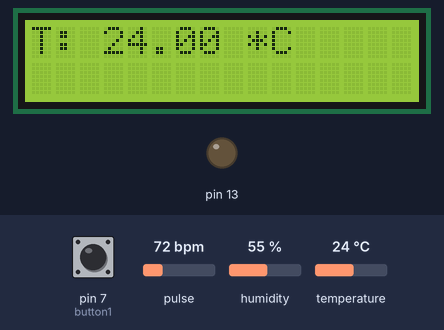
The sketch below on a simulated Arduino Uno, built with avr-gcc and run on an emulated ATmega328P. Parts: 16×2 character LCD, output pins drawn as LEDs (lit = HIGH). Inputs (shaded band) come from the test bench; at power-on: pulse 72 bpm, temperature 24 °C, pin 7 (button1) HIGH, humidity 55 %. What the sketch prints to the serial monitor is not drawn.

Above: at 4.9 s.
5.0 s: pulse set to 42 bpm
8.6 s: temperature set to 12 °C
At 10.7 s:
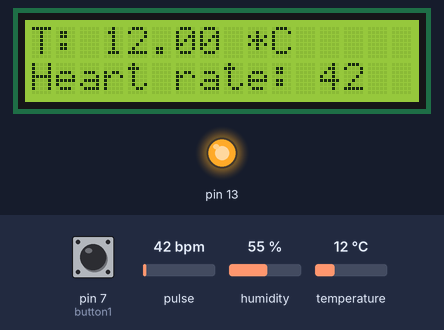
15.5 s: pin 7 (button1) pulled LOW for 2.55 s
At 24.1 s:
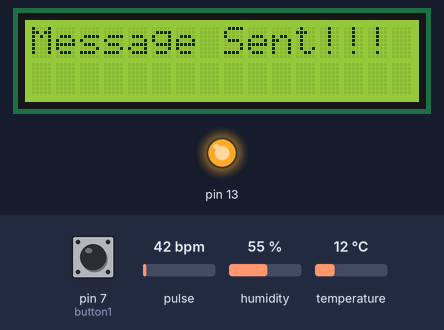
24.6 s: pulse set to 70 bpm
At 26.2 s:
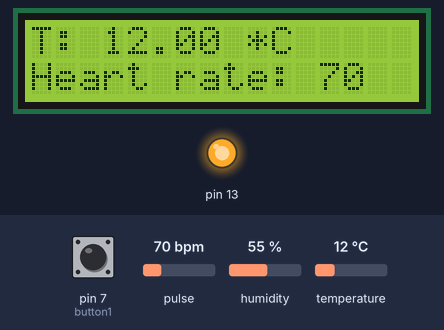
27.5 s: temperature set to 19 °C
At 30.1 s:
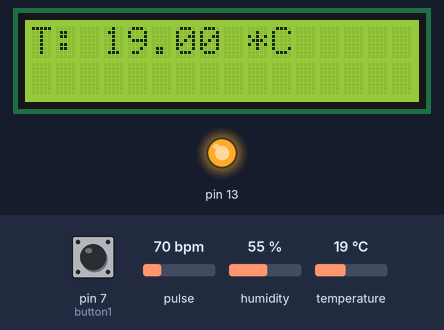
31.0 s: pulse set to 100 bpm
At 35.9 s:
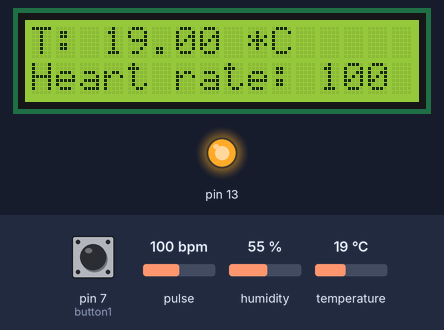
Timing chart, 0 to 37.4 s (numbered marks = the images above; inputs shaded):
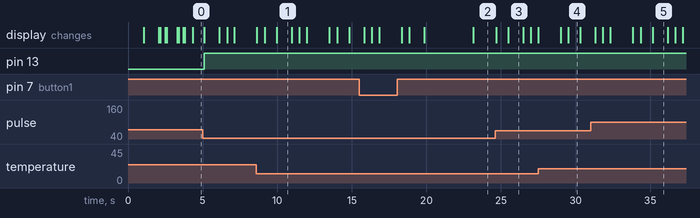

Measured:
- after the input at 15.5 s, the display: first differs from a run without the input after 2.8 s (image 2 shows a later state)
- what the display in image 1 shows lasts 1.0 s, from 10.0 s to 11.0 s
- what the display in image 4 shows lasts 0.8 s, from 29.5 s to 30.3 s

The sketch:

new.ino
```cpp
#include "DHT.h"
#define DHTPIN 2
#define DHTTYPE DHT11
DHT dht(DHTPIN, DHTTYPE);
#include <GSM.h>
#define PINNUMBER ""
GSM gsmAccess;
GSM_SMS sms;
#include <Wire.h>
#include <LiquidCrystal.h>
const int rs=53,e=52,d4=48,d5=49,d6=50,d7=51;
LiquidCrystal lcd(rs,e,d4,d5,d6,d7);
#define USE_ARDUINO_INTERRUPTS true
#include <PulseSensorPlayground.h>

const int PulseWire = 0;
const int LED13 = 13;
int Threshold = 550;

PulseSensorPlayground pulseSensor;

#define button1 7
bool button_state=0;
float t,f;
int myBPM,k=0;

char remoteNumber[15]= "+919424527610";
 char txtMsg1[30]="The temperature measured is:";
 char txtMsg2[30]="The heart beat measured is:";
 char u1[3]="*C";
 char u2[17]="beats per minute";

void setup()
{
 Serial.begin(9600);
 pinMode(button1, INPUT_PULLUP);
 lcd.begin(16,2);
 lcd.setCursor(0,0);
 lcd.print("Initializing...");
 delay(1000);
 lcd.clear();
 dht.begin();
 pulseSensor.analogInput(PulseWire);
 pulseSensor.blinkOnPulse(LED13);
 pulseSensor.setThreshold(Threshold);

 if (pulseSensor.begin())
   {
    lcd.setCursor(0,0);
    lcd.print("Patient Health");
    lcd.setCursor(0,1);
    lcd.print("Monitoring systm");
    delay(1000);
   }
 lcd.clear();
 lcd.setCursor(0,0);
 lcd.print("To measure the");
 delay(100);
 lcd.setCursor(0,1);
 lcd.print("temperatuer");
 delay(300);
 lcd.clear();
 lcd.setCursor(0,0);
 lcd.print("put finger on te");
 delay(100);
 lcd.setCursor(0,1);
 lcd.print("mperature sensor");
 delay(700);
 lcd.clear();
 lcd.setCursor(0,0);
 lcd.print("To measure the");
 delay(100);
 lcd.setCursor(0,1);
 lcd.print("heart rate");
 delay(300);
 lcd.clear();
 lcd.setCursor(0,0);
 lcd.print("put finger on");
 delay(100);
 lcd.setCursor(0,1);
 lcd.print("heartbeat sensor");
}
void loop()
{
 delay(500);
 t = dht.readTemperature();
 f = dht.readTemperature(true);
 myBPM = pulseSensor.getBeatsPerMinute();
 lcd.clear();
 lcd.setCursor(0,0);
 lcd.print("T: ");
 lcd.print(t);
 lcd.print(" *C ");
 delay(800);
 if (pulseSensor.sawStartOfBeat())
 {
  lcd.setCursor(0,1);
  lcd.print("Heart rate: ");
  lcd.print(myBPM);
 }
 delay(1000);
 lcd.clear();
 lcd.setCursor(0,0);
 lcd.print("if you want to");
 lcd.setCursor(0,1);
 lcd.print("send message");
 delay(500);
 lcd.clear();
 lcd.setCursor(0,0);
 lcd.print("press the button");
 delay(500);
 lcd.setCursor(0,1);
 lcd.print("now");
 delay(1000);
 button_state= digitalRead(button1);
 delay(500);
   if(button_state == LOW)
      {
         lcd.clear();
         lcd.setCursor(0,0);
         lcd.print("button pressed!!!");
         delay(500);
         sendSMS();
         loop();
      }
   else
     {
      lcd.clear();
      lcd.setCursor(0,0);
      lcd.print("Reading again!!!");
      loop();
     }
}

 void sendSMS()
 {
 lcd.clear();
 lcd.setCursor(0,0);
 lcd.print("Msg to number: ");
 lcd.setCursor(0,1);
 lcd.print(remoteNumber);
 delay(1000);
 lcd.clear();
 lcd.setCursor(0,0);
 lcd.print("SENDING...");
 delay(700);
if(sms.beginSMS(remoteNumber))
 {
  k=k+1;
  sms.print(txtMsg1);
  sms.print(t);
  sms.print(u1);
  sms.print(txtMsg2);
  sms.print(myBPM);
  sms.print(u2);
 }
 if(k==1)
  {
    Serial.println("Text Sent!!!");
    k=k+1;
  }
 delay(1000);
 recSMS();
 sms.endSMS();
}
void recSMS()
{
  if(k==2)
   {
    Serial.println("The received text is...");
    delay(500);
    Serial.println(txtMsg1);
    Serial.println(t);
    Serial.println(u1);
    delay(100);
    Serial.println(txtMsg2);
    Serial.println(myBPM);
    Serial.println(u2);
    delay(1000);
    lcd.clear();
    lcd.setCursor(0,0);
    lcd.print("Message Sent!!!");
    delay(1000);
    loop();
   }
}
```
